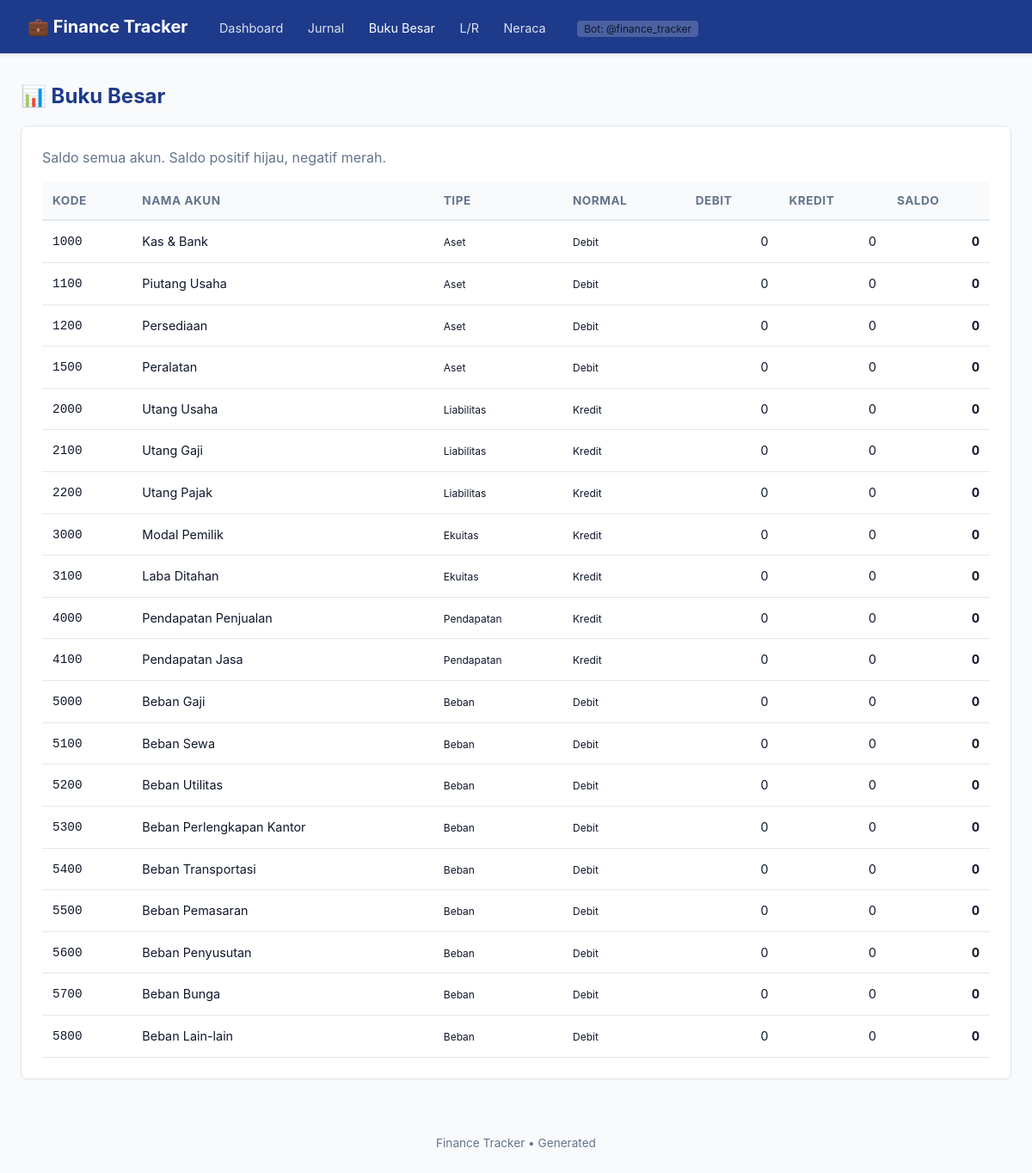
Screenshot of /ledger with the database file from the repository.
### db.py (models this page shows)
class Account(Base):
    __tablename__ = "accounts"
    code        = Column(String(4), primary_key=True)
    name        = Column(String(80), nullable=False)
    type        = Column(String(20), nullable=False)  # Aset/Liabilitas/Ekuitas/Pendapatan/Beban
    normal_side = Column(String(10), nullable=False)  # Debit/Kredit

### web.py (the view)
@app.route("/ledger")
def ledger():
    session = get_session()
    try:
        rows = all_balances(session)
        data = []
        for acc, d, k, saldo in rows:
            data.append({
                "code": acc.code,
                "name": acc.name,
                "type": acc.type,
                "normal": acc.normal_side,
                "debit": to_float(d),
                "credit": to_float(k),
                "saldo": to_float(saldo),
            })
        return render_template("ledger.html", accounts=data)
    finally:
        session.close()

### accounting.py (called while the page is built)
def all_balances(session):
    accounts = session.query(Account).order_by(Account.code).all()
    rows = []
    for acc in accounts:
        d = session.query(func.coalesce(func.sum(JournalLine.debit), 0)).filter_by(account_code=acc.code).scalar() or 0
        k = session.query(func.coalesce(func.sum(JournalLine.credit), 0)).filter_by(account_code=acc.code).scalar() or 0
        d, k = Decimal(str(d)), Decimal(str(k))
        saldo = (d - k) if acc.normal_side == "Debit" else (k - d)
        rows.append((acc, d, k, saldo))
    return rows

### db.py (called while the page is built)
def make_engine(db_path: str = None):
    if db_path is None:
        base = Path(__file__).parent
        data_dir = base / "data"
        data_dir.mkdir(parents=True, exist_ok=True)
        db_path = str(data_dir / "finance.db")
    else:
        Path(db_path).parent.mkdir(parents=True, exist_ok=True)
    engine = create_engine(f"sqlite:///{db_path}", echo=False, future=True)
    Base.metadata.create_all(engine)
    return engine

def make_session(engine):
    Session = sessionmaker(bind=engine, expire_on_commit=False)
    return Session()

### web.py (called while the page is built)
def get_session():
    return make_session(make_engine(DB_PATH))

def to_float(x):
    if x is None: return 0.0
    return float(x)

### templates/ledger.html (shortened to what this page needs)
{% extends "base.html" %}
{% block content %}
<h2>📊 Buku Besar</h2>
<div class="card">
  <p style="color: var(--text-light); margin-bottom: 1rem;">
    Saldo semua akun. Saldo positif hijau, negatif merah.
  </p>
  <table>
    <thead>
      <tr>
        <th>Kode</th><th>Nama Akun</th><th>Tipe</th><th>Normal</th>
        <th class="right">Debit</th><th class="right">Kredit</th>
        <th class="right">Saldo</th>
      </tr>
    </thead>
    <tbody>
      {% for a in accounts %}
      <tr {% if a.saldo > 0 %}style="background: rgba(220,252,231,.3);"{% elif a.saldo < 0 %}style="background: rgba(254,226,226,.3);"{% endif %}>
        <td><code>{{ a.code }}</code></td>
        <td>{{ a.name }}</td>
        <td><small>{{ a.type }}</small></td>
        <td><small>{{ a.normal }}</small></td>
        <td class="right">{{ "{:,.0f}".format(a.debit) }}</td>
        <td class="right">{{ "{:,.0f}".format(a.credit) }}</td>
        <td class="right"><strong>{{ "{:,.0f}".format(a.saldo) }}</strong></td>
      </tr>
      {% endfor %}
    </tbody>
  </table>
</div>
{% endblock %}

### templates/base.html (shortened to what this page needs)
<!DOCTYPE html>
<html lang="id">
<head>
</head>
<body>
<nav>
  <h1>💼 Finance Tracker</h1>
  <ul>
    <li><a href="/" class="{% if request.path == '/' %}active{% endif %}">Dashboard</a></li>
    <li><a href="/journal" class="{% if request.path == '/journal' %}active{% endif %}">Jurnal</a></li>
    <li><a href="/ledger" class="{% if request.path == '/ledger' %}active{% endif %}">Buku Besar</a></li>
    <li><a href="/report" class="{% if request.path == '/report' %}active{% endif %}">L/R</a></li>
    <li><a href="/balance" class="{% if request.path == '/balance' %}active{% endif %}">Neraca</a></li>
  </ul>
  <span class="badge">Bot: @{{ bot_name|default('finance_tracker') }}</span>
</nav>
<main>
{% block content %}{% endblock %}
</main>
<footer>
  Finance Tracker • Generated {{ generated_at|default('') }}
</footer>
</body>
</html>

### templates/base.html (style rules this page uses)
:root { --primary: #1e3a8a; --primary-light: #2563eb; --accent: #3b82f6; --bg: #f8fafc; --card: #ffffff; --border: #e2e8f0; --text: #0f172a; --text-light: #64748b; --success: #10b981; --warning: #f59e0b; --danger: #ef4444; --profit: #dcfce7; --loss: #fee2e2; }
* { box-sizing: border-box; margin: 0; padding: 0; }
body { font-family: -apple-system, BlinkMacSystemFont, "Segoe UI", system-ui, sans-serif; background: var(--bg); color: var(--text); line-height: 1.5; }
nav { background: var(--primary); padding: 1rem 2rem; box-shadow: 0 2px 4px rgba(0,0,0,.1); }
nav h1 { color: white; font-size: 1.25rem; display: inline-block; }
nav ul { display: inline-block; margin-left: 2rem; list-style: none; }
nav li { display: inline-block; margin-right: 1.5rem; }
nav a { color: rgba(255,255,255,.85); text-decoration: none; font-size: 0.9rem; }
nav a:hover, nav a.active { color: white; }
nav .badge { background: rgba(255,255,255,.2); padding: 2px 8px; border-radius: 4px; font-size: 0.75rem; margin-left: 0.5rem; }
main { max-width: 1400px; margin: 2rem auto; padding: 0 1.5rem; }
h2 { margin-bottom: 1rem; color: var(--primary); font-size: 1.5rem; }
.card { background: var(--card); padding: 1.5rem; border-radius: 8px; border: 1px solid var(--border); box-shadow: 0 1px 2px rgba(0,0,0,.04); margin-bottom: 1.5rem; }
table { width: 100%; border-collapse: collapse; }
th { background: var(--bg); text-align: left; padding: 0.75rem; font-size: 0.85rem; color: var(--text-light); text-transform: uppercase; letter-spacing: 0.5px; border-bottom: 2px solid var(--border); }
td { padding: 0.75rem; border-bottom: 1px solid var(--border); font-size: 0.9rem; }
td.right { text-align: right; font-variant-numeric: tabular-nums; }
footer { text-align: center; padding: 2rem; color: var(--text-light); font-size: 0.85rem; }

### rows the page displays
Account: code "1000", name "Kas & Bank", type "Aset", normal "Debit", debit "0", credit "0", saldo "0"
Account: code "1100", name "Piutang Usaha", type "Aset", normal "Debit", debit "0", credit "0", saldo "0"
Account: code "1200", name "Persediaan", type "Aset", normal "Debit", debit "0", credit "0", saldo "0"
Account: code "1500", name "Peralatan", type "Aset", normal "Debit", debit "0", credit "0", saldo "0"
Account: code "2000", name "Utang Usaha", type "Liabilitas", normal "Kredit", debit "0", credit "0", saldo "0"
Account: code "2100", name "Utang Gaji", type "Liabilitas", normal "Kredit", debit "0", credit "0", saldo "0"
Account: code "2200", name "Utang Pajak", type "Liabilitas", normal "Kredit", debit "0", credit "0", saldo "0"
Account: code "3000", name "Modal Pemilik", type "Ekuitas", normal "Kredit", debit "0", credit "0", saldo "0"
Account: code "3100", name "Laba Ditahan", type "Ekuitas", normal "Kredit", debit "0", credit "0", saldo "0"
Account: code "4000", name "Pendapatan Penjualan", type "Pendapatan", normal "Kredit", debit "0", credit "0", saldo "0"
Account: code "4100", name "Pendapatan Jasa", type "Pendapatan", normal "Kredit", debit "0", credit "0", saldo "0"
Account: code "5000", name "Beban Gaji", type "Beban", normal "Debit", debit "0", credit "0", saldo "0"
Account: code "5100", name "Beban Sewa", type "Beban", normal "Debit", debit "0", credit "0", saldo "0"
Account: code "5200", name "Beban Utilitas", type "Beban", normal "Debit", debit "0", credit "0", saldo "0"
Account: code "5300", name "Beban Perlengkapan Kantor", type "Beban", normal "Debit", debit "0", credit "0", saldo "0"
Account: code "5400", name "Beban Transportasi", type "Beban", normal "Debit", debit "0", credit "0", saldo "0"
Account: code "5500", name "Beban Pemasaran", type "Beban", normal "Debit", debit "0", credit "0", saldo "0"
Account: code "5600", name "Beban Penyusutan", type "Beban", normal "Debit", debit "0", credit "0", saldo "0"
Account: code "5700", name "Beban Bunga", type "Beban", normal "Debit", debit "0", credit "0", saldo "0"
Account: code "5800", name "Beban Lain-lain", type "Beban", normal "Debit", debit "0", credit "0", saldo "0"

### other values shown
{{ bot_name|default('finance_tracker') }} "finance_tracker"
